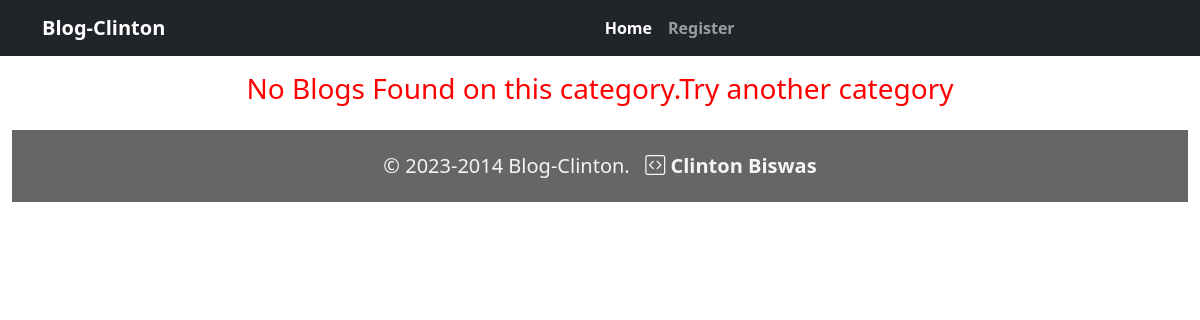
The app's page /blog-category/10, older data.
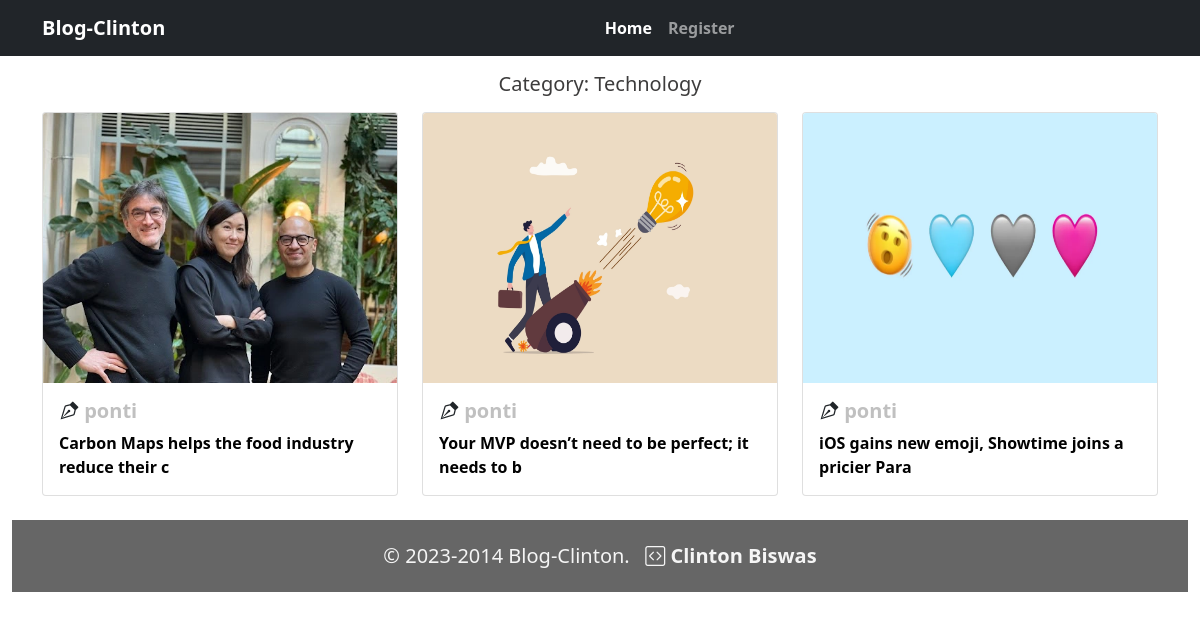
The same page, newer data.
### blog/models.py (models this page shows, shortened)
class Category(models.Model):
    title = models.CharField(max_length=150, unique=True)
    slug = models.SlugField(max_length=255, null=True, blank=True)
    created = models.DateField(auto_now_add=True)
    def __str__(self) -> str:
        return self.title

class Blog(models.Model):
    user = models.ForeignKey(User, on_delete=models.CASCADE, related_name='user_blog')
    category = models.ForeignKey(Category, on_delete=models.CASCADE, related_name='category_blog', blank=True)
    likes = models.ManyToManyField(User, related_name='user_likes', blank=True)
    title = models.CharField(max_length=350)
    slug = models.SlugField(max_length=255, null=True, blank=True)
    blog_image = models.ImageField(upload_to='blog_images')
    description = models.TextField()
    created = models.DateField(auto_now_add=True)
    updated = models.DateField(auto_now_add=True)

### blog/views.py (the view)
# urls.py: path('blog-category/<int:pk>', views.CategoryBlogs, name='blog-category'),
def CategoryBlogs(request, pk):
    category = Category.objects.get(pk=pk)
    blog_list = Blog.objects.filter(category=category)
    dict = {'blog_list':blog_list, 'category': category}
    return render(request, 'Blog/category_blog.html',context=dict)

### templates/Blog/category_blog.html (shortened to what this page needs)
{% extends 'base.html' %}
{% load static %}
{% block content %}
<div class="row mt-3">
    {% if blog_list %}
    <h5 class="text-center mb-3" style="color: rgb(61, 60, 60);">Category: {{category}}</h5>
    {% for blog in blog_list %}
    <div class="col-sm-4 mb-2">
        <div class="card">
            <img src="{{blog.blog_image.url}}" class="card-img-top" alt="{{blog.title}}" height="270px">
            <div class="card-body">
                <h5 class="card-title"><i class="bi bi-vector-pen"></i> <a href="" class="text-decoration-none" style="color:#C0C0C0">{{blog.user}}</a></h5>
              <a href="{% url 'blog:blog_details' slug=blog.slug %}" class="text-decoration-none">{{blog.title|slice:50}}</a>
            </div>
          </div>
    </div>
    {% endfor %}
        {% else %}
        <h3 class="text-center" style="color: red; font-weight: 500;">No Blogs Found on this category.Try another category</h3>
    {% endif %}
</div>
{% endblock content %}

Row changes from the older to the newer data that the page shows:
now on this page (row unchanged): Category: title "Technology"
added Blog: blog_image (picture), user "ponti", title "Carbon Maps helps the food industry reduce their c"
added Blog: blog_image (picture), user "ponti", title "Your MVP doesn’t need to be perfect; it needs to b"
added Blog: blog_image (picture), user "ponti", title "iOS gains new emoji, Showtime joins a pricier Para"
Text that changed along with them:
text no longer shown: "No Blogs Found on this category.Try another category"
text now shown: "Category:"
